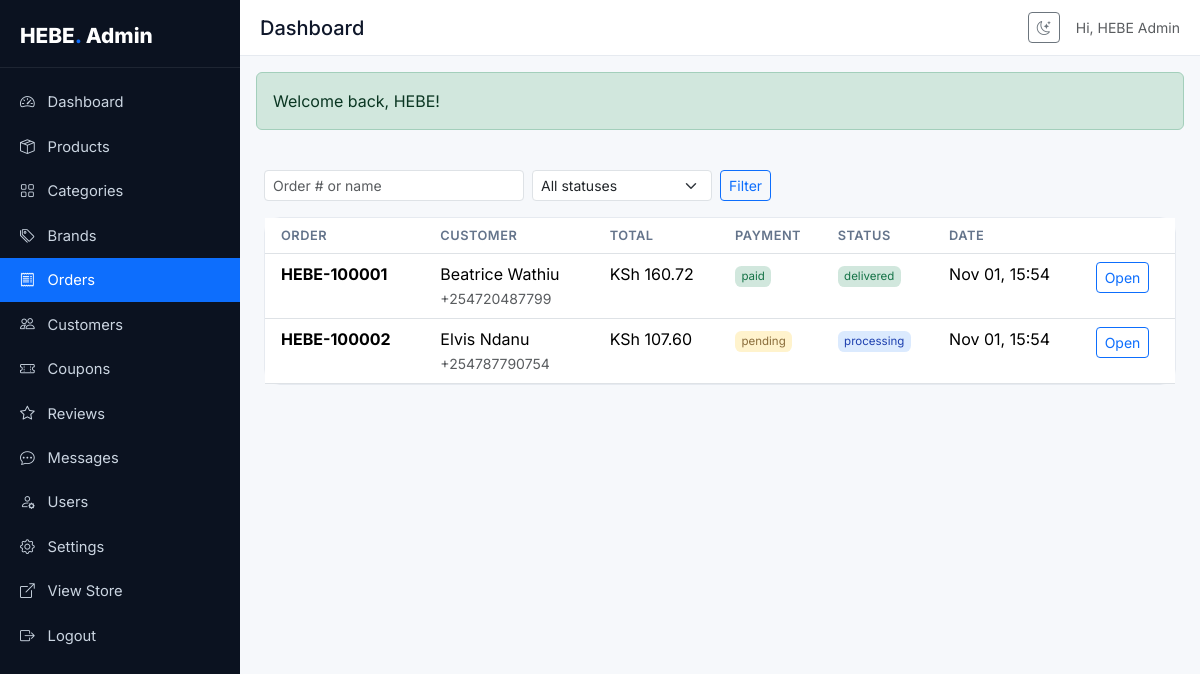
The app's page /admin/orders.php (signed in) with its own data.
### tables this page shows
CREATE TABLE users (
    id INT AUTO_INCREMENT PRIMARY KEY,
    name VARCHAR(120) NOT NULL,
    email VARCHAR(160) NOT NULL UNIQUE,
    password VARCHAR(255) NOT NULL,
    phone VARCHAR(30) DEFAULT NULL,
    role ENUM('admin','customer') NOT NULL DEFAULT 'customer',
    avatar VARCHAR(255) DEFAULT NULL,
    email_verified TINYINT(1) NOT NULL DEFAULT 0,
    verify_token VARCHAR(64) DEFAULT NULL,
    reset_token VARCHAR(64) DEFAULT NULL,
    reset_expires DATETIME DEFAULT NULL,
    remember_token VARCHAR(64) DEFAULT NULL,
    status ENUM('active','suspended') NOT NULL DEFAULT 'active',
    created_at TIMESTAMP DEFAULT CURRENT_TIMESTAMP,
    INDEX idx_role (role)
);

CREATE TABLE orders (
    id INT AUTO_INCREMENT PRIMARY KEY,
    order_number VARCHAR(30) NOT NULL UNIQUE,
    user_id INT DEFAULT NULL,
    guest_email VARCHAR(160) DEFAULT NULL,
    full_name VARCHAR(120) NOT NULL,
    phone VARCHAR(30) NOT NULL,
    address_line VARCHAR(255) NOT NULL,
    city VARCHAR(80) NOT NULL,
    country VARCHAR(80) NOT NULL DEFAULT 'Kenya',
    postal_code VARCHAR(20) DEFAULT NULL,
    notes TEXT,
    subtotal DECIMAL(10,2) NOT NULL DEFAULT 0,
    shipping DECIMAL(10,2) NOT NULL DEFAULT 0,
    tax DECIMAL(10,2) NOT NULL DEFAULT 0,
    discount DECIMAL(10,2) NOT NULL DEFAULT 0,
    total DECIMAL(10,2) NOT NULL DEFAULT 0,
    coupon_code VARCHAR(40) DEFAULT NULL,
    payment_method ENUM('stripe','mpesa','paypal','cod','bank') NOT NULL DEFAULT 'cod',
    payment_status ENUM('pending','paid','failed','refunded') NOT NULL DEFAULT 'pending',
    status ENUM('pending','confirmed','processing','packed','shipped','delivered','cancelled','returned','refunded') NOT NULL DEFAULT 'pending',
    tracking_number VARCHAR(80) DEFAULT NULL,
    created_at TIMESTAMP DEFAULT CURRENT_TIMESTAMP,
    INDEX idx_user (user_id),
    INDEX idx_status (status),
    INDEX idx_payment (payment_status),
    FOREIGN KEY (user_id) REFERENCES users(id) ON DELETE SET NULL
);

### includes/helpers.php (called while the page is built, shortened)
<?php
function e(?string $v): string { return htmlspecialchars($v ?? '', ENT_QUOTES, 'UTF-8'); }
function url(string $path = ''): string {
    $path = ltrim($path, '/');
    if ($path === '') return rtrim(BASE_URL, '/');
    return rtrim(BASE_URL, '/') . '/' . $path;
}
function asset(string $path): string {
    return url('assets/' . ltrim($path, '/'));
}
function money(float $amount): string {
    return 'KSh ' . number_format($amount, 2);
}
function flash(string $key, ?string $msg = null): ?string {
    $m = $_SESSION['_flash'][$key] ?? null;
    return $m;
}

### config/database.php (called while the page is built)
<?php
class Database
{
    private static ?PDO $pdo = null;
    public static function getInstance(): PDO
    {
        if (self::$pdo === null) {
            $dsn = 'mysql:host=' . DB_HOST . ';dbname=' . DB_NAME . ';charset=' . DB_CHARSET;
            $options = [
                PDO::ATTR_ERRMODE            => PDO::ERRMODE_EXCEPTION,
                PDO::ATTR_DEFAULT_FETCH_MODE => PDO::FETCH_ASSOC,
                PDO::ATTR_EMULATE_PREPARES   => false,
            ];
            try {
                self::$pdo = new PDO($dsn, DB_USER, DB_PASS, $options);
            } catch (PDOException $e) {
                if (APP_ENV === 'development') {
                    die('DB Connection failed: ' . $e->getMessage());
                }
                die('Service temporarily unavailable.');
            }
        }
        return self::$pdo;
    }
}
function db(): PDO { return Database::getInstance(); }

### includes/auth.php (called while the page is built, shortened)
<?php
function current_user(): ?array {
    static $cache = null;
    if ($cache !== null && $cache['id'] == $_SESSION['user_id']) return $cache;
    $stmt = db()->prepare('SELECT id, name, email, role, avatar, created_at FROM users WHERE id = ? LIMIT 1');
    $stmt->execute([$_SESSION['user_id']]);
    $cache = $stmt->fetch() ?: null;
    return $cache;
}
function is_logged_in(): bool { return current_user() !== null; }
function require_login(): void {
    if (!is_logged_in()) {
        $_SESSION['_redirect_after_login'] = $_SERVER['REQUEST_URI'] ?? '/';
        flash('error', 'Please log in to continue.');
        redirect('auth/login.php');
    }
}
function require_admin(): void {
    require_login();
}

### models/Order.php (called while the page is built, shortened)
<?php
class Order
{
    public function all(array $filters = []): array {
        $where = []; $args = [];
        $sql = 'SELECT * FROM orders' . ($where ? ' WHERE ' . implode(' AND ', $where) : '') . ' ORDER BY created_at DESC LIMIT 200';
        $s = db()->prepare($sql); $s->execute($args);
        return $s->fetchAll();
    }
}

### admin/orders.php (the view, shortened to what this page needs)
<?php
require_once __DIR__ . '/../includes/admin_header.php';
require_once __DIR__ . '/../models/Order.php';
$o = new Order();
$rows = $o->all(['status'=>$_GET['status'] ?? '', 'q'=>$_GET['q'] ?? '']);
?>
<form class="d-flex gap-2 mb-3">
  <input class="form-control form-control-sm" name="q" placeholder="Order # or name" value="<?= e($_GET['q'] ?? '') ?>" style="max-width:260px">
  <select class="form-select form-select-sm" name="status" style="max-width:180px" onchange="this.form.submit()">
    <option value="">All statuses</option>
  </select>
  <button class="btn btn-sm btn-outline-primary">Filter</button>
</form>
<div class="admin-card"><table class="table table-clean mb-0">
  <thead><tr><th class="ps-3">Order</th><th>Customer</th><th>Total</th><th>Payment</th><th>Status</th><th>Date</th><th></th></tr></thead>
  <tbody>
    <?php foreach ($rows as $r): ?>
      <tr><td class="ps-3"><strong><?= e($r['order_number']) ?></strong></td>
        <td><?= e($r['full_name']) ?><br><small class="text-muted"><?= e($r['phone']) ?></small></td>
        <td><?= money((float)$r['total']) ?></td>
        <td><span class="badge-status <?= e($r['payment_status']) ?>"><?= e($r['payment_status']) ?></span></td>
        <td><span class="badge-status <?= e($r['status']) ?>"><?= e($r['status']) ?></span></td>
        <td><?= date('M d, H:i', strtotime($r['created_at'])) ?></td>
        <td><a class="btn btn-sm btn-outline-primary" href="<?= url('admin/order_edit.php?id=' . (int)$r['id']) ?>">Open</a></td>
      </tr>
    <?php endforeach; ?>
  </tbody>
</table></div>
<?php require_once __DIR__ . '/../includes/admin_footer.php'; ?>

### includes/admin_header.php (shortened to what this page needs)
<?php
require_admin();
require_once __DIR__ . '/../models/Order.php';
$current = basename($_SERVER['PHP_SELF']);
?>
<!DOCTYPE html>
<html lang="en">
<head>
<link href="https://cdn.jsdelivr.net/npm/bootstrap@5.3.3/dist/css/bootstrap.min.css" rel="stylesheet">
<link href="https://cdn.jsdelivr.net/npm/bootstrap-icons@1.11.3/font/bootstrap-icons.css" rel="stylesheet">
<link href="<?= asset('css/admin.css') ?>" rel="stylesheet">
</head>
<body class="admin-body">
<aside class="admin-sidebar">
  <div class="admin-brand"><a href="<?= url('admin/index.php') ?>">HEBE<span>.</span> Admin</a></div>
  <nav class="admin-nav">
    <a href="<?= url('admin/index.php') ?>" class="<?= $current==='index.php'?'active':'' ?>"><i class="bi bi-speedometer2"></i> Dashboard</a>
    <a href="<?= url('admin/products.php') ?>" class="<?= $current==='products.php'?'active':'' ?>"><i class="bi bi-box-seam"></i> Products</a>
    <a href="<?= url('admin/categories.php') ?>" class="<?= $current==='categories.php'?'active':'' ?>"><i class="bi bi-grid"></i> Categories</a>
    <a href="<?= url('admin/brands.php') ?>" class="<?= $current==='brands.php'?'active':'' ?>"><i class="bi bi-tags"></i> Brands</a>
    <a href="<?= url('admin/orders.php') ?>" class="<?= $current==='orders.php'?'active':'' ?>"><i class="bi bi-receipt"></i> Orders</a>
    <a href="<?= url('admin/customers.php') ?>" class="<?= $current==='customers.php'?'active':'' ?>"><i class="bi bi-people"></i> Customers</a>
    <a href="<?= url('admin/coupons.php') ?>" class="<?= $current==='coupons.php'?'active':'' ?>"><i class="bi bi-ticket-perforated"></i> Coupons</a>
    <a href="<?= url('admin/reviews.php') ?>" class="<?= $current==='reviews.php'?'active':'' ?>"><i class="bi bi-star"></i> Reviews</a>
    <a href="<?= url('admin/messages.php') ?>" class="<?= $current==='messages.php'?'active':'' ?>"><i class="bi bi-chat-dots"></i> Messages </a>
    <a href="<?= url('admin/users.php') ?>" class="<?= $current==='users.php'?'active':'' ?>"><i class="bi bi-person-gear"></i> Users</a>
    <a href="<?= url('admin/settings.php') ?>" class="<?= $current==='settings.php'?'active':'' ?>"><i class="bi bi-gear"></i> Settings</a>
    <a href="<?= url('/') ?>" target="_blank"><i class="bi bi-box-arrow-up-right"></i> View Store</a>
    <a href="<?= url('auth/logout.php') ?>"><i class="bi bi-box-arrow-right"></i> Logout</a>
  </nav>
</aside>
<div class="admin-main">
  <header class="admin-topbar">
    <h1 class="admin-title h5 mb-0"><?= e($pageTitle ?? 'Dashboard') ?></h1>
    <div class="ms-auto d-flex align-items-center gap-3">
      <button class="btn btn-sm btn-outline-secondary" id="darkToggle"><i class="bi bi-moon-stars"></i></button>
      <span class="text-muted small d-none d-md-inline">Hi, <?= e(current_user()['name']) ?></span>
    </div>
  </header>
  <?php if ($m = flash('success')): ?><div class="alert alert-success m-3"><?= e($m) ?></div><?php endif; ?>
  <div class="admin-content p-3 p-md-4">

### assets/css/admin.css (style rules this page uses)
:root { --side-bg:#0b1220; --side-text:#cbd5e1; --side-active:#0D6EFD; --content-bg:#f6f8fb; --card-bg:#fff; --border:#e6eaf0; --text:#0f172a; --muted:#64748b; }
body.admin-body { font-family:'Inter',system-ui,sans-serif;margin:0;background:var(--content-bg);color:var(--text) }
.admin-sidebar { position:fixed;top:0;left:0;width:240px;height:100vh;background:var(--side-bg);color:var(--side-text);padding:1.25rem 0;overflow:auto;transition:transform .3s }
.admin-brand { padding:0 1.25rem 1rem;border-bottom:1px solid rgba(255,255,255,.08);margin-bottom:.75rem }
.admin-brand a { color:#fff;font-weight:800;font-size:1.3rem;text-decoration:none }
.admin-brand span { color:var(--side-active) }
.admin-nav a { display:flex;align-items:center;gap:.6rem;padding:.7rem 1.25rem;color:var(--side-text);text-decoration:none;font-size:.92rem }
.admin-nav a.active { background:var(--side-active);color:#fff }
.admin-nav a i { width:18px }
.admin-main { margin-left:240px;min-height:100vh;display:flex;flex-direction:column }
.admin-topbar { display:flex;align-items:center;gap:.5rem;padding:.75rem 1.25rem;background:#fff;border-bottom:1px solid var(--border);position:sticky;top:0;z-index:10 }
.admin-content { flex:1 }
.admin-card { background:#fff;border:1px solid var(--border);border-radius:1rem }
.table-clean th { font-size:.8rem;text-transform:uppercase;letter-spacing:.04em;color:var(--muted);font-weight:600 }
.badge-status { font-size:.72rem;padding:.3em .55em;border-radius:.4rem }
.badge-status.pending { background:#fff3cd;color:#8a6d3b }
.badge-status.confirmed,.badge-status.processing,.badge-status.packed,.badge-status.shipped { background:#dbeafe;color:#1e40af }
.badge-status.delivered,.badge-status.paid { background:#d1e7dd;color:#157347 }

### records on screen
users: name "HEBE Admin"
orders: order_number "HEBE-100001", full_name "Beatrice Wathiu", phone "+254720487799", total "KSh 160.72", payment_status "paid", status "delivered", created_at "Nov 01, 15:54"
orders: order_number "HEBE-100002", full_name "Elvis Ndanu", phone "+254787790754", total "KSh 107.60", payment_status "pending", status "processing", created_at "Nov 01, 15:54"

### other values on screen
$pageTitle "Dashboard"
$m "Welcome back, HEBE!"
